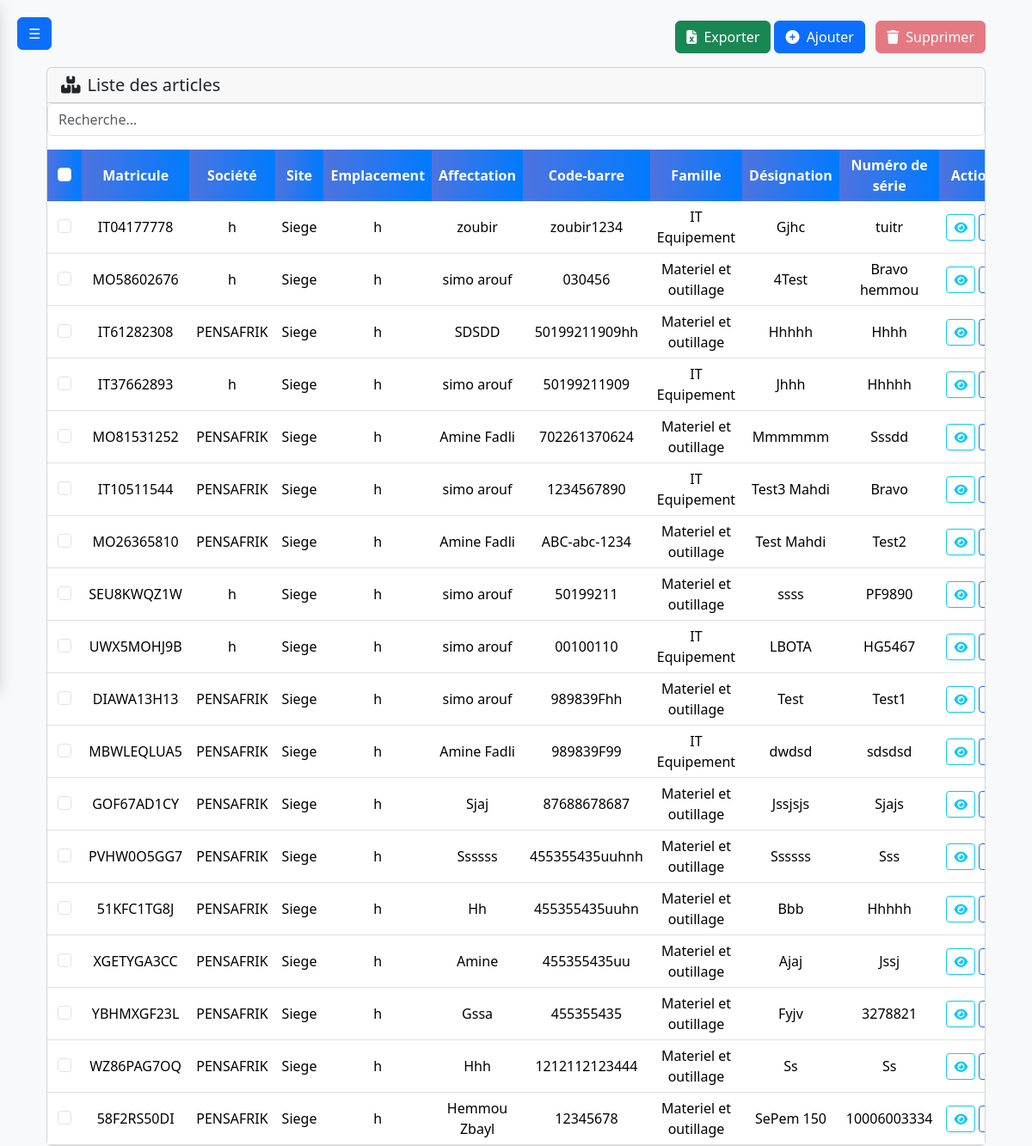
/articles (signed in), run on the app's committed database.
### main.py (models this page shows, shortened)
class Article(db.Model):
    id = db.Column(db.Integer, primary_key=True)
    matricule = db.Column(db.String(100), unique=True, nullable=False)
    designation = db.Column(db.String(200), nullable=False)
    serial_number = db.Column(db.String(150))
    marque = db.Column(db.String(150))
    modele = db.Column(db.String(150))
    image = db.Column(db.String(200))
    qr_code = db.Column(db.String(150))
    zone_id = db.Column(db.Integer, db.ForeignKey('zone.id'), nullable=True)
    zone = db.relationship('Zone', backref='articles')
    site_id = db.Column(db.Integer, db.ForeignKey('site.id'), nullable=True)
    site = db.relationship('Site', backref='articles')
    local_id = db.Column(db.Integer, db.ForeignKey('locaux.id'), nullable=True)
    local = db.relationship('Locaux', backref='articles')
    famille_id = db.Column(db.Integer, db.ForeignKey('famille.id'), nullable=True)
    famille = db.relationship('Famille', backref='articles')
    sous_famille_id = db.Column(db.Integer, db.ForeignKey('sous_famille.id'), nullable=True)
    sous_famille = db.relationship('SousFamille', backref='articles')
    affecte_a = db.Column(db.String(150))
    statut = db.Column(db.String(50))  # <-- Add this
    timestamp = db.Column(db.DateTime, default=lambda: datetime.utcnow() + timedelta(hours=1))

class Zone(db.Model):
    id = db.Column(db.Integer, primary_key=True)
    nom = db.Column(db.String(100), nullable=False)
    pays = db.Column(db.String(100), nullable=False)

class Site(db.Model):
    id = db.Column(db.Integer, primary_key=True)
    nom = db.Column(db.String(100), nullable=False)
    type_etablissement = db.Column(db.String(100))
    activites = db.Column(db.String(200))
    ville = db.Column(db.String(100))
    pays = db.Column(db.String(100))
    responsable = db.Column(db.String(100))
    email = db.Column(db.String(120))
    telephone = db.Column(db.String(20))
    zone_id = db.Column(db.Integer, db.ForeignKey('zone.id'), nullable=False)
    zone = db.relationship('Zone', backref='sites')

class Locaux(db.Model):
    id = db.Column(db.Integer, primary_key=True)
    zone_id = db.Column(db.Integer, db.ForeignKey('zone.id'), nullable=False)
    zone = db.relationship('Zone', backref='locaux')
    site_id = db.Column(db.Integer, db.ForeignKey('site.id'), nullable=False)
    site = db.relationship('Site', backref='locaux')
    batiment = db.Column(db.String(100))
    etage = db.Column(db.String(50))
    nom = db.Column(db.String(150), nullable=False)
    code = db.Column(db.String(50))
    commentaires = db.Column(db.Text)
    dernier_inventaire = db.Column(db.DateTime)

class Famille(db.Model):
    __tablename__ = "famille"   # Explicit table name (important!)
    id = db.Column(db.Integer, primary_key=True)
    nom = db.Column(db.String(200), nullable=False)
    code = db.Column(db.String(80))
    type = db.Column(db.String(80))
    departement = db.Column(db.String(80))
    description = db.Column(db.String(500))
    sous_familles = db.relationship("SousFamille", back_populates="famille", lazy=True)

### main.py (the view)
@app.route('/')
@app.route('/articles')
@login_required
def articles_list():
    articles = Article.query.order_by(Article.id.desc()).all()
    return render_template('articles_list.html', articles=articles)

### main.py (called while the page is built)
@login_manager.user_loader
def load_user(user_id):
    return db.session.get(User, int(user_id))

### templates/articles_list.html (shortened to what this page needs)
{% extends "base.html" %}
{% block content %}
<div class="container-fluid">
  <div class="d-flex justify-content-between align-items-center mb-3">
    <div>
      <button id="exportBtn" class="btn btn-success">
        <i class="fas fa-file-excel me-1"></i> Exporter
      </button>
      <a href="{{ url_for('article_add_edit') }}" class="btn btn-primary me-2">
        <i class="fas fa-plus-circle me-1"></i> Ajouter
      </a>
      <button id="bulkDeleteBtn" class="btn btn-danger" disabled>
        <i class="fas fa-trash me-1"></i> Supprimer
      </button>
    </div>
  </div>
  <div class="card">
    <div class="card-header">
      <h5 class="mb-0"><i class="fas fa-boxes me-2"></i>Liste des articles</h5>
    </div>
    <div class="card-body p-0">
      <form id="articlesForm" method="POST" action="{{ url_for('bulk_delete_articles') }}">
        <div class="mb-3">
          <input type="text" id="articleSearch" class="form-control" placeholder="Recherche...">
        </div>
        <div class="table-responsive">
          <table class="table table-hover mui-table mb-0">
            <thead>
              <tr>
                <th><div class="form-check d-flex justify-content-center">
                  <input class="form-check-input" type="checkbox" id="selectAll">
                </div></th>
                <th>Matricule</th>
                <th>Société</th>
                <th>Site</th>
                <th>Emplacement</th>
                <th>Affectation</th>
                <th>Code-barre</th>
                <th>Famille</th>
                <th>Désignation</th>
                <th>Numéro de série</th>
                <th>Actions</th>
              </tr>
            </thead>
            <tbody>
              {% for article in articles %}
              <tr>
                <td>
                  <div class="form-check d-flex justify-content-center">
                    <input class="form-check-input row-checkbox" type="checkbox" name="article_ids" value="{{ article.id }}">
                  </div>
                </td>
                <td>{{ article.matricule }}</td>
                <td>{{ article.zone.nom if article.zone else '' }}</td>
                <td>{{ article.site.nom if article.site else '' }}</td>
                <td>{{ article.local.nom if article.local else '' }}</td>
                <td>{{ article.affecte_a }}</td>
                <td>{{ article.qr_code }}</td>
                <td>{{ article.famille.nom if article.famille else '' }}</td>
                <td>{{ article.designation }}</td>
                <td>{{ article.serial_number }}</td>
                <td>
                  <div class="d-flex gap-1 justify-content-center">
                    <button type="button" class="btn btn-sm btn-outline-info view-article-btn"
                      data-bs-toggle="modal" data-bs-target="#viewArticleModal"
                      data-id="{{ article.id }}"
                      data-matricule="{{ article.matricule }}"
                      data-zone="{{ article.zone.nom if article.zone else '' }}"
                      data-site="{{ article.site.nom if article.site else '' }}"
                      data-local="{{ article.local.nom if article.local else '' }}"
                      data-affecte="{{ article.affecte_a }}"
                      data-qr="{{ article.qr_code }}"
                      data-famille="{{ article.famille.nom if article.famille else '' }}"
                      data-sousfamille="{{ article.sous_famille.nom if article.sous_famille else '' }}"
                      data-designation="{{ article.designation }}"
                      data-serial="{{ article.serial_number }}"
                      data-marque="{{ article.marque }}"
                      data-modele="{{ article.modele }}"
                      data-statut="{{ article.statut }}"
                      title="Visualiser">
                      <i class="fas fa-eye"></i>
                    </button>
                    <a href="{{ url_for('article_add_edit', id=article.id) }}" class="btn btn-sm btn-outline-primary" title="Modifier">
                    </a>
                  </div>
                </td>
              </tr>
              {% endfor %}
            </tbody>
          </table>
        </div>
      </form>
    </div>
  </div>
</div>
{% endblock %}

### static/clients.css (style rules this page uses)
:root { --primary-color: #4e73df; --secondary-color: #f8f9fc; --hover-color: #f1f3f9; --border-color: #e3e6f0; --text-muted: #6c757d; }
body { background-color: #f8f9fa; font-family: 'Segoe UI', Tahoma, Geneva, Verdana, sans-serif; }
.table thead th { background: linear-gradient(90deg, rgba(78,115,223,1) 0%, rgba(0,123,255,1) 100%); color: #fff; border: none; vertical-align: middle; font-weight: 600; }
.table td, .table th { vertical-align: middle; }
.table td, .table th { vertical-align: middle; padding: 6px 8px; }

### templates/articles_list.html (style rules this page uses)
.mui-table th, .mui-table td { vertical-align: middle; text-align: center; }
.mui-table th { background-color: #f5f5f5; font-weight: 600; }

### data on the page
Article: matricule "IT04177778", zone "h", site "Siege", local "h", affecte_a "zoubir", qr_code "zoubir1234", famille "IT Equipement", designation "Gjhc", serial_number "tuitr"
Article: matricule "MO58602676", zone "h", site "Siege", local "h", affecte_a "simo arouf", qr_code "030456", famille "Materiel et outillage", designation "4Test", serial_number "Bravo hemmou"
Article: matricule "IT61282308", zone "PENSAFRIK", site "Siege", local "h", affecte_a "SDSDD", qr_code "50199211909hh", famille "Materiel et outillage", designation "Hhhhh", serial_number "Hhhh"
Article: matricule "IT37662893", zone "h", site "Siege", local "h", affecte_a "simo arouf", qr_code "50199211909", famille "IT Equipement", designation "Jhhh", serial_number "Hhhhh"
Article: matricule "MO81531252", zone "PENSAFRIK", site "Siege", local "h", affecte_a "Amine Fadli", qr_code "702261370624", famille "Materiel et outillage", designation "Mmmmmm", serial_number "Sssdd"
Article: matricule "IT10511544", zone "PENSAFRIK", site "Siege", local "h", affecte_a "simo arouf", qr_code "1234567890", famille "IT Equipement", designation "Test3 Mahdi", serial_number "Bravo"
Article: matricule "MO26365810", zone "PENSAFRIK", site "Siege", local "h", affecte_a "Amine Fadli", qr_code "ABC-abc-1234", famille "Materiel et outillage", designation "Test Mahdi", serial_number "Test2"
Article: matricule "SEU8KWQZ1W", zone "h", site "Siege", local "h", affecte_a "simo arouf", qr_code "50199211", famille "Materiel et outillage", designation "ssss", serial_number "PF9890"
Article: matricule "UWX5MOHJ9B", zone "h", site "Siege", local "h", affecte_a "simo arouf", qr_code "00100110", famille "IT Equipement", designation "LBOTA", serial_number "HG5467"
Article: matricule "DIAWA13H13", zone "PENSAFRIK", site "Siege", local "h", affecte_a "simo arouf", qr_code "989839Fhh", famille "Materiel et outillage", designation "Test", serial_number "Test1"
Article: matricule "MBWLEQLUA5", zone "PENSAFRIK", site "Siege", local "h", affecte_a "Amine Fadli", qr_code "989839F99", famille "IT Equipement", designation "dwdsd", serial_number "sdsdsd"
Article: matricule "GOF67AD1CY", zone "PENSAFRIK", site "Siege", local "h", affecte_a "Sjaj", qr_code "87688678687", famille "Materiel et outillage", designation "Jssjsjs", serial_number "Sjajs"
Article: matricule "PVHW0O5GG7", zone "PENSAFRIK", site "Siege", local "h", affecte_a "Ssssss", qr_code "455355435uuhnh", famille "Materiel et outillage", designation "Ssssss", serial_number "Sss"
Article: matricule "51KFC1TG8J", zone "PENSAFRIK", site "Siege", local "h", affecte_a "Hh", qr_code "455355435uuhn", famille "Materiel et outillage", designation "Bbb", serial_number "Hhhhh"
Article: matricule "XGETYGA3CC", zone "PENSAFRIK", site "Siege", local "h", affecte_a "Amine", qr_code "455355435uu", famille "Materiel et outillage", designation "Ajaj", serial_number "Jssj"
Article: matricule "YBHMXGF23L", zone "PENSAFRIK", site "Siege", local "h", affecte_a "Gssa", qr_code "455355435", famille "Materiel et outillage", designation "Fyjv", serial_number "3278821"
Article: matricule "WZ86PAG7OQ", zone "PENSAFRIK", site "Siege", local "h", affecte_a "Hhh", qr_code "1212112123444", famille "Materiel et outillage", designation "Ss", serial_number "Ss"
Article: matricule "58F2RS50DI", zone "PENSAFRIK", site "Siege", local "h", affecte_a "Hemmou Zbayl", qr_code "12345678", famille "Materiel et outillage", designation "SePem 150", serial_number "10006003334"
